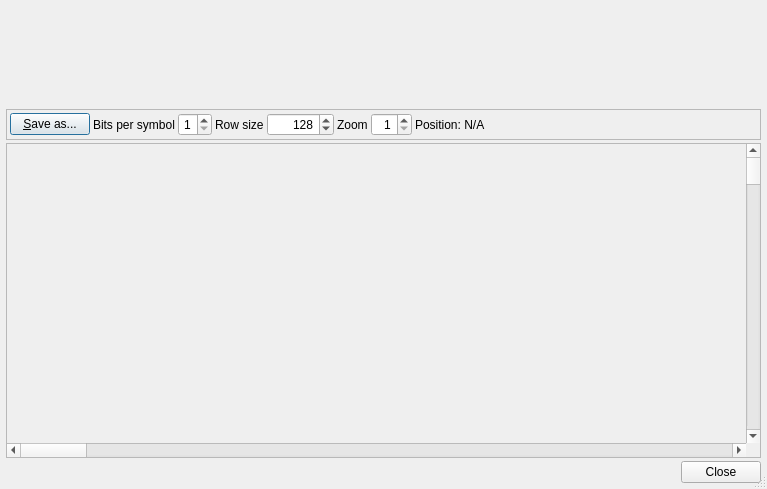
<?xml version="1.0" encoding="UTF-8"?>
<ui version="4.0">
 <class>SamplerDialog</class>
 <widget class="QDialog" name="SamplerDialog">
  <property name="geometry">
   <rect>
    <x>0</x>
    <y>0</y>
    <width>767</width>
    <height>489</height>
   </rect>
  </property>
  <property name="windowTitle">
   <string>Sampling window</string>
  </property>
  <property name="sizeGripEnabled">
   <bool>true</bool>
  </property>
  <layout class="QGridLayout" name="gridLayout_2">
   <property name="leftMargin">
    <number>6</number>
   </property>
   <property name="topMargin">
    <number>6</number>
   </property>
   <property name="rightMargin">
    <number>6</number>
   </property>
   <property name="bottomMargin">
    <number>6</number>
   </property>
   <property name="spacing">
    <number>3</number>
   </property>
   <item row="2" column="0">
    <widget class="QFrame" name="frame_2">
     <property name="sizePolicy">
      <sizepolicy hsizetype="Preferred" vsizetype="Expanding">
       <horstretch>0</horstretch>
       <verstretch>0</verstretch>
      </sizepolicy>
     </property>
     <property name="frameShape">
      <enum>QFrame::StyledPanel</enum>
     </property>
     <property name="frameShadow">
      <enum>QFrame::Raised</enum>
     </property>
     <layout class="QGridLayout" name="gridLayout">
      <property name="leftMargin">
       <number>0</number>
      </property>
      <property name="topMargin">
       <number>0</number>
      </property>
      <property name="rightMargin">
       <number>0</number>
      </property>
      <property name="bottomMargin">
       <number>0</number>
      </property>
      <property name="spacing">
       <number>0</number>
      </property>
      <item row="0" column="0">
       <widget class="SymView" name="symView"/>
      </item>
      <item row="0" column="1">
       <widget class="QScrollBar" name="verticalScrollBar">
        <property name="orientation">
         <enum>Qt::Vertical</enum>
        </property>
       </widget>
      </item>
      <item row="1" column="0">
       <widget class="QScrollBar" name="horizontalScrollBar">
        <property name="orientation">
         <enum>Qt::Horizontal</enum>
        </property>
       </widget>
      </item>
     </layout>
    </widget>
   </item>
   <item row="1" column="0">
    <widget class="QFrame" name="frame">
     <property name="frameShape">
      <enum>QFrame::StyledPanel</enum>
     </property>
     <property name="frameShadow">
      <enum>QFrame::Raised</enum>
     </property>
     <layout class="QGridLayout" name="gridLayout_3">
      <property name="leftMargin">
       <number>3</number>
      </property>
      <property name="topMargin">
       <number>3</number>
      </property>
      <property name="rightMargin">
       <number>3</number>
      </property>
      <property name="bottomMargin">
       <number>3</number>
      </property>
      <property name="spacing">
       <number>3</number>
      </property>
      <item row="0" column="2">
       <widget class="QSpinBox" name="bpsSpin">
        <property name="alignment">
         <set>Qt::AlignRight|Qt::AlignTrailing|Qt::AlignVCenter</set>
        </property>
        <property name="minimum">
         <number>1</number>
        </property>
        <property name="maximum">
         <number>8</number>
        </property>
       </widget>
      </item>
      <item row="0" column="3">
       <widget class="QLabel" name="label">
        <property name="text">
         <string>Row size</string>
        </property>
       </widget>
      </item>
      <item row="0" column="4">
       <widget class="QSpinBox" name="rowSize">
        <property name="alignment">
         <set>Qt::AlignRight|Qt::AlignTrailing|Qt::AlignVCenter</set>
        </property>
        <property name="minimum">
         <number>1</number>
        </property>
        <property name="maximum">
         <number>1800000000</number>
        </property>
        <property name="value">
         <number>128</number>
        </property>
       </widget>
      </item>
      <item row="0" column="1">
       <widget class="QLabel" name="label_3">
        <property name="text">
         <string>Bits per symbol</string>
        </property>
       </widget>
      </item>
      <item row="0" column="6">
       <widget class="QSpinBox" name="zoomSpin">
        <property name="alignment">
         <set>Qt::AlignRight|Qt::AlignTrailing|Qt::AlignVCenter</set>
        </property>
        <property name="minimum">
         <number>1</number>
        </property>
       </widget>
      </item>
      <item row="0" column="5">
       <widget class="QLabel" name="label_2">
        <property name="text">
         <string>Zoom</string>
        </property>
       </widget>
      </item>
      <item row="0" column="8">
       <spacer name="horizontalSpacer">
        <property name="orientation">
         <enum>Qt::Horizontal</enum>
        </property>
        <property name="sizeHint" stdset="0">
         <size>
          <width>40</width>
          <height>20</height>
         </size>
        </property>
       </spacer>
      </item>
      <item row="0" column="0">
       <widget class="QPushButton" name="pushButton_2">
        <property name="text">
         <string>&amp;Save as...</string>
        </property>
       </widget>
      </item>
      <item row="0" column="7">
       <widget class="QLabel" name="positionLabel">
        <property name="text">
         <string>Position: N/A</string>
        </property>
       </widget>
      </item>
     </layout>
    </widget>
   </item>
   <item row="0" column="0">
    <widget class="Histogram" name="histogram">
     <property name="sizePolicy">
      <sizepolicy hsizetype="Preferred" vsizetype="Fixed">
       <horstretch>0</horstretch>
       <verstretch>0</verstretch>
      </sizepolicy>
     </property>
     <property name="minimumSize">
      <size>
       <width>0</width>
       <height>100</height>
      </size>
     </property>
    </widget>
   </item>
   <item row="3" column="0">
    <widget class="QDialogButtonBox" name="buttonBox">
     <property name="orientation">
      <enum>Qt::Horizontal</enum>
     </property>
     <property name="standardButtons">
      <set>QDialogButtonBox::Close</set>
     </property>
    </widget>
   </item>
  </layout>
 </widget>
 <customwidgets>
  <customwidget>
   <class>Histogram</class>
   <extends>QFrame</extends>
   <header>Histogram.h</header>
  </customwidget>
  <customwidget>
   <class>SymView</class>
   <extends>QFrame</extends>
   <header>SymView.h</header>
  </customwidget>
 </customwidgets>
 <resources/>
 <connections>
  <connection>
   <sender>buttonBox</sender>
   <signal>accepted()</signal>
   <receiver>SamplerDialog</receiver>
   <slot>accept()</slot>
   <hints>
    <hint type="sourcelabel">
     <x>248</x>
     <y>254</y>
    </hint>
    <hint type="destinationlabel">
     <x>157</x>
     <y>274</y>
    </hint>
   </hints>
  </connection>
  <connection>
   <sender>buttonBox</sender>
   <signal>rejected()</signal>
   <receiver>SamplerDialog</receiver>
   <slot>reject()</slot>
   <hints>
    <hint type="sourcelabel">
     <x>316</x>
     <y>260</y>
    </hint>
    <hint type="destinationlabel">
     <x>286</x>
     <y>274</y>
    </hint>
   </hints>
  </connection>
 </connections>
</ui>
